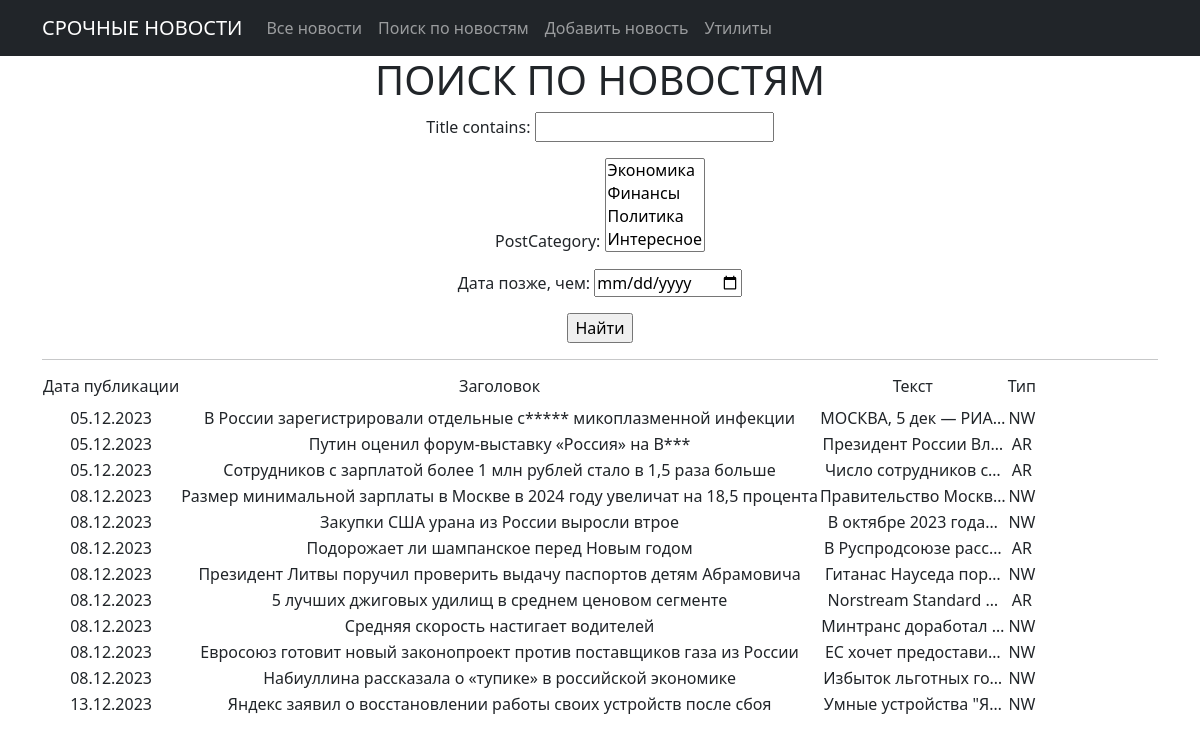
The app's page /news/search/ with its own data.
### news/models.py (models this page shows, shortened)
class Post(models.Model):
    author = models.ForeignKey(Author, on_delete=models.CASCADE)
    NEWS = 'NW'
    ARTICLE = 'AR'
    CATEGORY_CHOICES = ((NEWS, 'Новость'), (ARTICLE, 'Статья'),)
    categoryType = models.CharField(max_length=2, choices=CATEGORY_CHOICES, default=ARTICLE)
    dateCreation = models.DateTimeField(auto_now_add=True)
    postCategory = models.ManyToManyField('Category', through='PostCategory')
    title = models.CharField(max_length=128)
    text = models.TextField()
    rating = models.SmallIntegerField(default=0)

### news/views.py (the view)
# urls.py: path('search/', Search.as_view()),
class Search(ListView):
    model = Post
    ordering = 'dateCreation'
    template_name = 'news_search.html'
    context_object_name = 'news'
    def get_queryset(self):
        queryset = super().get_queryset()
        self.filterset = PostFilter(self.request.GET, queryset)
        return self.filterset.qs
    def get_context_data(self, **kwargs):
        context = super().get_context_data(**kwargs)
        context['filterset'] = self.filterset
        return context

### news/models.py (called while the page is built)
    def __str__(self):
        return self.name

### news/templatetags/custom_filters.py (called while the page is built)
@register.filter()
def censor(text):
    if type(text) == str:
        text = text.split()
        for i, word in enumerate(text):
            if word in words:
                text[i] = word[0] + '*' * len(word[1:])
        return ' '.join(text)
    else:
        return "Не текст!"

### templates/news_search.html (shortened to what this page needs)
{% extends 'flatpages/default.html' %}
{% load custom_filters %}
{% block content %}
    <h1>ПОИСК ПО НОВОСТЯМ</h1>
    <form action="" method="get">
        {{ filterset.form.as_p }}
        <input type="submit" value="Найти" />
    </form>
<hr>
    {% if news %}
        <table>
            <tr>
                <td><h6>Дата публикации</h6></td>
                <td><h6>Заголовок</h6></td>
                <td><h6>Текст</h6></td>
                <td><h6>Тип</h6></td>
            </tr>
            {% for n in news %}
            <tr>
                <td>{{ n.dateCreation|date:'d.m.Y' }}</td>
                <td>{{ n.title|censor }}</td>
                <td>{{ n.text|truncatechars:20 }}</td>
                <td>{{ n.categoryType }}</td>
            </tr>
            {% endfor %}
        </table>
    {% else %}
        <h2>Новостей нет!</h2>
    {% endif %}
{% endblock content %}

### records on screen
Post: dateCreation "05.12.2023", title|censor "В России зарегистрировали отдельные с***** микоплазменной инфекции", text "МОСКВА, 5 дек — РИА…", categoryType "NW"
Post: dateCreation "05.12.2023", title|censor "Путин оценил форум-выставку «Россия» на В***", text "Президент России Вл…", categoryType "AR"
Post: dateCreation "05.12.2023", title|censor "Сотрудников с зарплатой более 1 млн рублей стало в 1,5 раза больше", text "Число сотрудников с…", categoryType "AR"
Post: dateCreation "08.12.2023", title|censor "Размер минимальной зарплаты в Москве в 2024 году увеличат на 18,5 процента", text "Правительство Москв…", categoryType "NW"
Post: dateCreation "08.12.2023", title|censor "Закупки США урана из России выросли втрое", text "В октябре 2023 года…", categoryType "NW"
Post: dateCreation "08.12.2023", title|censor "Подорожает ли шампанское перед Новым годом", text "В Руспродсоюзе расс…", categoryType "AR"
Post: dateCreation "08.12.2023", title|censor "Президент Литвы поручил проверить выдачу паспортов детям Абрамовича", text "Гитанас Науседа пор…", categoryType "NW"
Post: dateCreation "08.12.2023", title|censor "5 лучших джиговых удилищ в среднем ценовом сегменте", text "Norstream Standard …", categoryType "AR"
Post: dateCreation "08.12.2023", title|censor "Средняя скорость настигает водителей", text "Минтранс доработал …", categoryType "NW"
Post: dateCreation "08.12.2023", title|censor "Евросоюз готовит новый законопроект против поставщиков газа из России", text "ЕС хочет предостави…", categoryType "NW"
Post: dateCreation "08.12.2023", title|censor "Набиуллина рассказала о «тупике» в российской экономике", text "Избыток льготных го…", categoryType "NW"
Post: dateCreation "13.12.2023", title|censor "Яндекс заявил о восстановлении работы своих устройств после сбоя", text "Умные устройства \"Я…", categoryType "NW"
